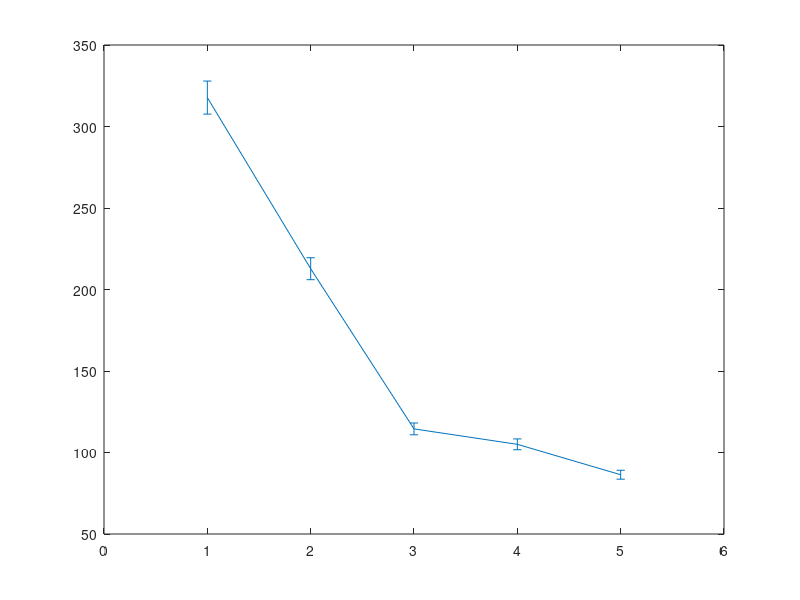

MATLAB code for this plot: (Note: this script raises an error after producing the figure.)
clear all;
close all;
clc;
gensig=[23.7 20.3 21.1 17.2 14.4;57 24.1 20.2 23.1 19.7;140 56 24.1 21.5 19.6];
Q=[1 2 3 4 5];
sigma_raw=[137 92.6 53 47.8 39.4];
for i=1:5
    sigma(i)=sqrt(sigma_raw(1,i)^2-gensig(1,i)^2);
end
err=[1/sqrt(982)*sigma(1) 1/sqrt(1000)*sigma(2) 1/sqrt(1000)*sigma(3)...
     1/sqrt(1000)*sigma(4) 1/sqrt(1000)*sigma(5)];
E1=errorbar(Q,sigma*2*sqrt(2*log(2)),err*2*sqrt(2*log(2)));
set(E1,'LineStyle', 'none ','Color', 'r','LineWidth', 3, 'Marker', '*', 'MarkerSize', 8, ...
         'MarkerEdgeColor', [.2 .2 .2], 'MarkerFaceColor' , [0,1,1]);
xlim([0.5 5.5]);
xticks([1 2 3 4 5]);
set(gca,'FontSize',12);
xlabel('Input Amplitude (PE)');
ylabel('Time Jitter FWHM (ps)');
grid on
hold on

sig2s2p_raw=[153.5 119.3 92.6 72.5 57.3];
for i=1:5
    sig2s2p(i)=sqrt(sig2s2p_raw(1,i)^2-gensig(2,i)^2);
end
err2s2p=[1/sqrt(1000)*sig2s2p(1) 1/sqrt(1000)*sig2s2p(2) 1/sqrt(1000)*sig2s2p(3) 1/sqrt(1000)*sig2s2p(4) 1/sqrt(1000)*sig2s2p(5)];
E2=errorbar(Q,sig2s2p*2*sqrt(2*log(2)),err2s2p*2*sqrt(2*log(2)));
set(E2,'LineStyle', 'none ','Color', 'g','LineWidth', 3, 'Marker', '*', 'MarkerSize', 8, ...
         'MarkerEdgeColor', [.2 .2 .2], 'MarkerFaceColor' , [0,1,1]);
hold on

sig4s2p_raw=[267.2 148.1 129 89.6 81.9];
for i=1:5
    sig4s2p(i)=sqrt(sig4s2p_raw(1,i)^2-gensig(3,i)^2);
end
err4s2p=[1/sqrt(997)*sig4s2p(1) 1/sqrt(1000)*sig4s2p(2) 1/sqrt(996)*sig4s2p(3) 1/sqrt(1000)*sig4s2p(4) 1/sqrt(1000)*sig4s2p(5)];
E3=errorbar(Q,sig4s2p*2*sqrt(2*log(2)),err4s2p*2*sqrt(2*log(2)));
set(E3,'LineStyle', 'none ','Color', 'b','LineWidth', 3, 'Marker', '*', 'MarkerSize', 8, ...
         'MarkerEdgeColor', [.2 .2 .2], 'MarkerFaceColor' , [0,1,1]);
hold on
simsig1=[30.61 16.54 12.66 10.93 9.68];

plot(Q,simsig1*2*sqrt(2*log(2)),'r--');

legend('Measurement with C_{single SiPM}','Measurement with C_{2s2p SiPM array}',...
    'Measurement with C_{4s2p SiPM array}','Simulation with C_{single SiPM}');
